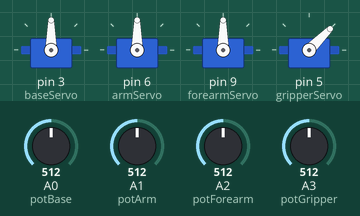
Bench run of a sketch on a simulated Arduino Uno, built with avr-gcc and run on an emulated ATmega328P. On the bench: 4 × servo. The inputs (shaded band) are chosen by the test bench; at power-on: A0 (potBase) = 512, A1 (potArm) = 512, A2 (potForearm) = 512, A3 (potGripper) = 512.

Above: at 1.2 s.
1.3 s: A0 (potBase) set to 716
At 2.3 s:
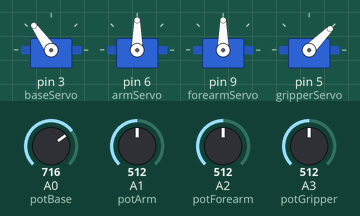
2.8 s: A1 (potArm) set to 716
At 3.4 s:
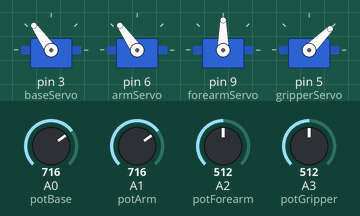
4.3 s: A2 (potForearm) set to 716
At 5.0 s:
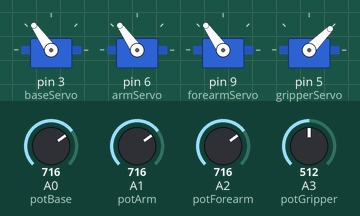
5.8 s: A3 (potGripper) set to 716
At 7.0 s:
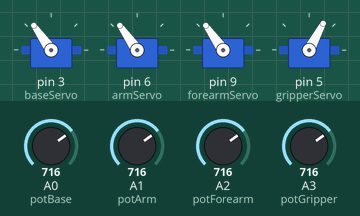
7.3 s: A0 (potBase) set to 992
At 8.2 s:
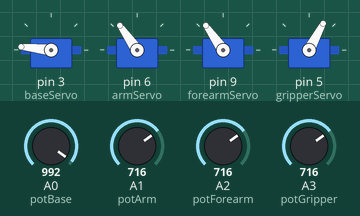
8.8 s: A1 (potArm) set to 992
At 9.2 s:
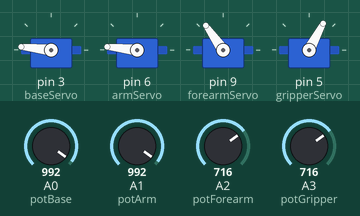
Timing chart, 0 to 11.3 s (numbered marks = the images above; inputs shaded):
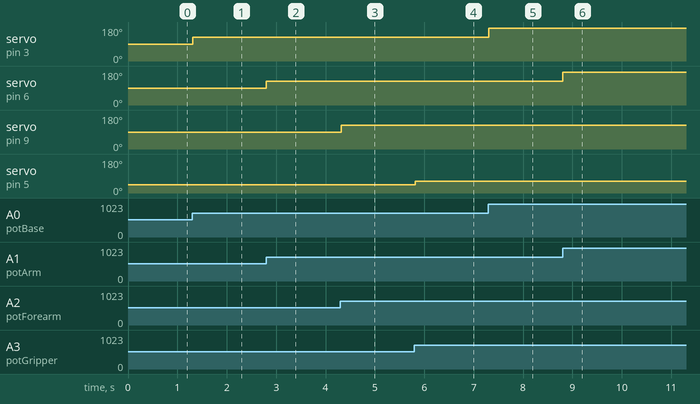

The sketch:

MANUPUTATOR_TEST1.ino
```cpp
#include <Servo.h>

Servo baseServo;
Servo armServo;
Servo forearmServo;
Servo gripperServo;

const int potBase = A0;
const int potArm = A1;
const int potForearm = A2;
const int potGripper = A3;  // NEW: Gripper controlled by potentiometer

void setup() {
  baseServo.attach(3);      // Base joint
  armServo.attach(6);       // Arm joint
  forearmServo.attach(9);   // Forearm joint
  gripperServo.attach(5);   // Gripper

  // No need for switch pin anymore
}

void loop() {
  int baseVal = analogRead(potBase);
  int armVal = analogRead(potArm);
  int forearmVal = analogRead(potForearm);
  int gripperVal = analogRead(potGripper);  // Read 4th pot

  // Map analog readings to servo angles
  baseServo.write(map(baseVal, 0, 1023, 0, 180));
  armServo.write(map(armVal, 0, 1023, 0, 180));
  forearmServo.write(map(forearmVal, 0, 1023, 0, 180));
  gripperServo.write(map(gripperVal, 0, 1023, 0, 90));  // Limit gripper to 0-90 degrees
  delay(15);  // allow servos to reach the commanded position
}
```

Measured:
- after the input at 1.3 s, servo on pin 3 (baseServo): 90° → 125° at once
- after the input at 2.8 s, servo on pin 6 (armServo): 90° → 125° at once
- after the input at 4.3 s, servo on pin 9 (forearmServo): 90° → 125° at once
- after the input at 5.8 s, servo on pin 5 (gripperServo): 45° → 62° at once
- after the input at 7.3 s, servo on pin 3 (baseServo): 125° → 174° at once
- after the input at 8.8 s, servo on pin 6 (armServo): 125° → 174° at once
